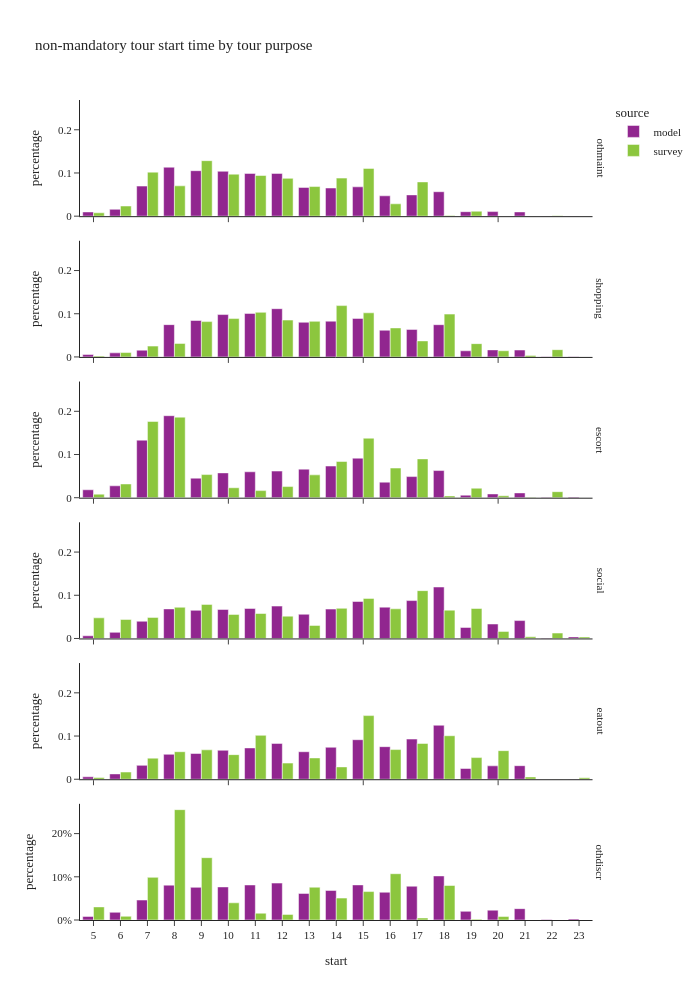

The cell this chart's notebook holds for it:
### Code cell
df_plot = non_m_tour_data.groupby(['source','tour_type','start'], observed=True)[['tour_weight']].sum().reset_index()
df_plot['percentage'] = df_plot.groupby(['source','tour_type'], group_keys=False)['tour_weight']. \
    apply(lambda x: x / float(x.sum()))

fig = px.bar(df_plot, x="start", y="percentage", color="source",barmode="group",
             facet_row='tour_type',
             title="non-mandatory tour start time by tour purpose")
fig.for_each_annotation(lambda a: a.update(text = a.text.split("=")[-1]))
fig.update_layout(height=1000, width=700, yaxis=dict(tickformat=".0%"), xaxis=dict(dtick="1"))
fig.show()

### Figure 1 — Plotly figure (JSON) as saved in the notebook; plotly's stock layout.template omitted (floating-point values rounded to 4 significant figures)
{"data": [{"alignmentgroup": "True", "hovertemplate": "source=model<br>tour_type=othmaint<br>start=%{x}<br>percentage=%{y}<extra></extra>", "legendgroup": "model", "marker": {"color": "#91268F", "pattern": {"shape": ""}}, "name": "model", "offsetgroup": "model", "orientation": "v", "showlegend": true, "textposition": "auto", "type": "bar", "x": [5.0, 6.0, 7.0, 8.0, 9.0, 10.0, 11.0, 12.0, 13.0, 14.0, 15.0, 16.0, 17.0, 18.0, 19.0, 20.0, 21.0, 22.0, 23.0], "xaxis": "x6", "y": [0.009751, 0.01586, 0.06966, 0.1133, 0.1053, 0.1039, 0.09899, 0.09901, 0.06656, 0.06521, 0.06788, 0.0471, 0.04927, 0.0566, 0.01039, 0.0106, 0.009825, 0.0002491, 0.0004982], "yaxis": "y6"}, {"alignmentgroup": "True", "hovertemplate": "source=model<br>tour_type=shopping<br>start=%{x}<br>percentage=%{y}<extra></extra>", "legendgroup": "model", "marker": {"color": "#91268F", "pattern": {"shape": ""}}, "name": "model", "offsetgroup": "model", "orientation": "v", "showlegend": false, "textposition": "auto", "type": "bar", "x": [5.0, 6.0, 7.0, 8.0, 9.0, 10.0, 11.0, 12.0, 13.0, 14.0, 15.0, 16.0, 17.0, 18.0, 19.0, 20.0, 21.0, 22.0, 23.0], "xaxis": "x5", "y": [0.005519, 0.009409, 0.01563, 0.07477, 0.08442, 0.09811, 0.1008, 0.1117, 0.08017, 0.08282, 0.08922, 0.06178, 0.06372, 0.07462, 0.01421, 0.01632, 0.01602, 0.0003874, 0.000409], "yaxis": "y5"}, {"alignmentgroup": "True", "hovertemplate": "source=model<br>tour_type=escort<br>start=%{x}<br>percentage=%{y}<extra></extra>", "legendgroup": "model", "marker": {"color": "#91268F", "pattern": {"shape": ""}}, "name": "model", "offsetgroup": "model", "orientation": "v", "showlegend": false, "textposition": "auto", "type": "bar", "x": [5.0, 6.0, 7.0, 8.0, 9.0, 10.0, 11.0, 12.0, 13.0, 14.0, 15.0, 16.0, 17.0, 18.0, 19.0, 20.0, 21.0, 22.0, 23.0], "xaxis": "x4", "y": [0.01834, 0.02752, 0.1332, 0.1898, 0.04526, 0.05745, 0.05998, 0.06166, 0.06614, 0.0733, 0.09154, 0.03598, 0.0489, 0.06284, 0.005887, 0.008743, 0.01112, 0.0008403, 0.001451], "yaxis": "y4"}, {"alignmentgroup": "True", "hovertemplate": "source=model<br>tour_type=social<br>start=%{x}<br>percentage=%{y}<extra></extra>", "legendgroup": "model", "marker": {"color": "#91268F", "pattern": {"shape": ""}}, "name": "model", "offsetgroup": "model", "orientation": "v", "showlegend": false, "textposition": "auto", "type": "bar", "x": [5.0, 6.0, 7.0, 8.0, 9.0, 10.0, 11.0, 12.0, 13.0, 14.0, 15.0, 16.0, 17.0, 18.0, 19.0, 20.0, 21.0, 22.0, 23.0], "xaxis": "x3", "y": [0.006215, 0.01417, 0.03988, 0.06843, 0.06514, 0.06715, 0.06948, 0.07496, 0.05605, 0.068, 0.08564, 0.07254, 0.08774, 0.1191, 0.02554, 0.03349, 0.04143, 0.001349, 0.003652], "yaxis": "y3"}, {"alignmentgroup": "True", "hovertemplate": "source=model<br>tour_type=eatout<br>start=%{x}<br>percentage=%{y}<extra></extra>", "legendgroup": "model", "marker": {"color": "#91268F", "pattern": {"shape": ""}}, "name": "model", "offsetgroup": "model", "orientation": "v", "showlegend": false, "textposition": "auto", "type": "bar", "x": [5.0, 6.0, 7.0, 8.0, 9.0, 10.0, 11.0, 12.0, 13.0, 14.0, 15.0, 16.0, 17.0, 18.0, 19.0, 20.0, 21.0, 22.0, 23.0], "xaxis": "x2", "y": [0.005688, 0.01234, 0.03209, 0.0577, 0.05958, 0.06705, 0.07246, 0.08295, 0.06368, 0.07399, 0.09147, 0.07541, 0.09296, 0.125, 0.02491, 0.03099, 0.03134, 0.0001162, 0.0002795], "yaxis": "y2"}, {"alignmentgroup": "True", "hovertemplate": "source=model<br>tour_type=othdiscr<br>start=%{x}<br>percentage=%{y}<extra></extra>", "legendgroup": "model", "marker": {"color": "#91268F", "pattern": {"shape": ""}}, "name": "model", "offsetgroup": "model", "orientation": "v", "showlegend": false, "textposition": "auto", "type": "bar", "x": [5.0, 6.0, 7.0, 8.0, 9.0, 10.0, 11.0, 12.0, 13.0, 14.0, 15.0, 16.0, 17.0, 18.0, 19.0, 20.0, 21.0, 22.0, 23.0], "xaxis": "x", "y": [0.008296, 0.01783, 0.0462, 0.08073, 0.07559, 0.07656, 0.08112, 0.08543, 0.06155, 0.06843, 0.08126, 0.06427, 0.07818, 0.102, 0.02004, 0.02278, 0.02626, 0.001112, 0.002335], "yaxis": "y"}, {"alignmentgroup": "True", "hovertemplate": "source=survey<br>tour_type=othmaint<br>start=%{x}<br>percentage=%{y}<extra></extra>", "legendgroup": "survey", "marker": {"color": "#8CC63E", "pattern": {"shape": ""}}, "name": "survey", "offsetgroup": "survey", "orientation": "v", "showlegend": true, "textposition": "auto", "type": "bar", "x": [5.0, 6.0, 7.0, 8.0, 9.0, 10.0, 11.0, 12.0, 13.0, 14.0, 15.0, 16.0, 17.0, 18.0, 19.0, 20.0, 21.0, 22.0], "xaxis": "x6", "y": [0.007779, 0.02353, 0.1019, 0.0702, 0.1285, 0.09723, 0.09415, 0.08753, 0.06855, 0.08811, 0.1106, 0.02861, 0.07929, 0.001655, 0.01143, 2.546e-05, 0.0001095, 0.0007334], "yaxis": "y6"}, {"alignmentgroup": "True", "hovertemplate": "source=survey<br>tour_type=shopping<br>start=%{x}<br>percentage=%{y}<extra></extra>", "legendgroup": "survey", "marker": {"color": "#8CC63E", "pattern": {"shape": ""}}, "name": "survey", "offsetgroup": "survey", "orientation": "v", "showlegend": false, "textposition": "auto", "type": "bar", "x": [5.0, 6.0, 7.0, 8.0, 9.0, 10.0, 11.0, 12.0, 13.0, 14.0, 15.0, 16.0, 17.0, 18.0, 19.0, 20.0, 21.0, 22.0, 23.0], "xaxis": "x5", "y": [0.001969, 0.01017, 0.02506, 0.03131, 0.08178, 0.08881, 0.1033, 0.08533, 0.08241, 0.1188, 0.1021, 0.06715, 0.03712, 0.09918, 0.03079, 0.01432, 0.003523, 0.01682, 4.203e-05], "yaxis": "y5"}, {"alignmentgroup": "True", "hovertemplate": "source=survey<br>tour_type=escort<br>start=%{x}<br>percentage=%{y}<extra></extra>", "legendgroup": "survey", "marker": {"color": "#8CC63E", "pattern": {"shape": ""}}, "name": "survey", "offsetgroup": "survey", "orientation": "v", "showlegend": false, "textposition": "auto", "type": "bar", "x": [5.0, 6.0, 7.0, 8.0, 9.0, 10.0, 11.0, 12.0, 13.0, 14.0, 15.0, 16.0, 17.0, 18.0, 19.0, 20.0, 21.0, 22.0], "xaxis": "x4", "y": [0.008191, 0.03179, 0.1765, 0.1865, 0.05353, 0.02302, 0.01638, 0.02579, 0.05283, 0.08386, 0.1378, 0.06863, 0.08987, 0.004147, 0.02197, 0.00448, 0.0007561, 0.01396], "yaxis": "y4"}, {"alignmentgroup": "True", "hovertemplate": "source=survey<br>tour_type=social<br>start=%{x}<br>percentage=%{y}<extra></extra>", "legendgroup": "survey", "marker": {"color": "#8CC63E", "pattern": {"shape": ""}}, "name": "survey", "offsetgroup": "survey", "orientation": "v", "showlegend": false, "textposition": "auto", "type": "bar", "x": [5.0, 6.0, 7.0, 8.0, 9.0, 10.0, 11.0, 12.0, 13.0, 14.0, 15.0, 16.0, 17.0, 18.0, 19.0, 20.0, 21.0, 22.0, 23.0], "xaxis": "x3", "y": [0.04778, 0.04401, 0.04882, 0.0722, 0.07892, 0.05572, 0.05777, 0.05167, 0.03022, 0.06983, 0.09278, 0.06864, 0.1107, 0.0656, 0.06935, 0.01635, 0.003755, 0.01255, 0.003315], "yaxis": "y3"}, {"alignmentgroup": "True", "hovertemplate": "source=survey<br>tour_type=eatout<br>start=%{x}<br>percentage=%{y}<extra></extra>", "legendgroup": "survey", "marker": {"color": "#8CC63E", "pattern": {"shape": ""}}, "name": "survey", "offsetgroup": "survey", "orientation": "v", "showlegend": false, "textposition": "auto", "type": "bar", "x": [5.0, 6.0, 7.0, 8.0, 9.0, 10.0, 11.0, 12.0, 13.0, 14.0, 15.0, 16.0, 17.0, 18.0, 19.0, 20.0, 21.0, 22.0, 23.0], "xaxis": "x2", "y": [0.003993, 0.01664, 0.04886, 0.0637, 0.06804, 0.05695, 0.1016, 0.03737, 0.04933, 0.02856, 0.1473, 0.06867, 0.08284, 0.1007, 0.05012, 0.06617, 0.005416, 0.0003664, 0.003368], "yaxis": "y2"}, {"alignmentgroup": "True", "hovertemplate": "source=survey<br>tour_type=othdiscr<br>start=%{x}<br>percentage=%{y}<extra></extra>", "legendgroup": "survey", "marker": {"color": "#8CC63E", "pattern": {"shape": ""}}, "name": "survey", "offsetgroup": "survey", "orientation": "v", "showlegend": false, "textposition": "auto", "type": "bar", "x": [5.0, 6.0, 7.0, 8.0, 9.0, 10.0, 11.0, 12.0, 13.0, 14.0, 15.0, 16.0, 17.0, 18.0, 19.0, 20.0], "xaxis": "x", "y": [0.03034, 0.008604, 0.09871, 0.2555, 0.1443, 0.0398, 0.01576, 0.01296, 0.0759, 0.05072, 0.06581, 0.1072, 0.004676, 0.07988, 0.001896, 0.007988], "yaxis": "y"}], "layout": {"annotations": [{"font": {}, "showarrow": false, "text": "othdiscr", "textangle": 90, "x": 0.98, "xanchor": "left", "xref": "paper", "y": 0.07083, "yanchor": "middle", "yref": "paper"}, {"font": {}, "showarrow": false, "text": "eatout", "textangle": 90, "x": 0.98, "xanchor": "left", "xref": "paper", "y": 0.2425, "yanchor": "middle", "yref": "paper"}, {"font": {}, "showarrow": false, "text": "social", "textangle": 90, "x": 0.98, "xanchor": "left", "xref": "paper", "y": 0.4142, "yanchor": "middle", "yref": "paper"}, {"font": {}, "showarrow": false, "text": "escort", "textangle": 90, "x": 0.98, "xanchor": "left", "xref": "paper", "y": 0.5858, "yanchor": "middle", "yref": "paper"}, {"font": {}, "showarrow": false, "text": "shopping", "textangle": 90, "x": 0.98, "xanchor": "left", "xref": "paper", "y": 0.7575, "yanchor": "middle", "yref": "paper"}, {"font": {}, "showarrow": false, "text": "othmaint", "textangle": 90, "x": 0.98, "xanchor": "left", "xref": "paper", "y": 0.9292, "yanchor": "middle", "yref": "paper"}], "barmode": "group", "height": 1000, "legend": {"title": {"text": "source"}, "tracegroupgap": 0}, "title": {"text": "non-mandatory tour start time by tour purpose"}, "width": 700, "xaxis": {"anchor": "y", "domain": [0.0, 0.98], "dtick": "1", "title": {"text": "start"}}, "xaxis2": {"anchor": "y2", "domain": [0.0, 0.98], "matches": "x", "showticklabels": false}, "xaxis3": {"anchor": "y3", "domain": [0.0, 0.98], "matches": "x", "showticklabels": false}, "xaxis4": {"anchor": "y4", "domain": [0.0, 0.98], "matches": "x", "showticklabels": false}, "xaxis5": {"anchor": "y5", "domain": [0.0, 0.98], "matches": "x", "showticklabels": false}, "xaxis6": {"anchor": "y6", "domain": [0.0, 0.98], "matches": "x", "showticklabels": false}, "yaxis": {"anchor": "x", "domain": [0.0, 0.1417], "tickformat": ".0%", "title": {"text": "percentage"}}, "yaxis2": {"anchor": "x2", "domain": [0.1717, 0.3133], "matches": "y", "title": {"text": "percentage"}}, "yaxis3": {"anchor": "x3", "domain": [0.3433, 0.485], "matches": "y", "title": {"text": "percentage"}}, "yaxis4": {"anchor": "x4", "domain": [0.515, 0.6567], "matches": "y", "title": {"text": "percentage"}}, "yaxis5": {"anchor": "x5", "domain": [0.6867, 0.8283], "matches": "y", "title": {"text": "percentage"}}, "yaxis6": {"anchor": "x6", "domain": [0.8583, 1.0], "matches": "y", "title": {"text": "percentage"}}}}
